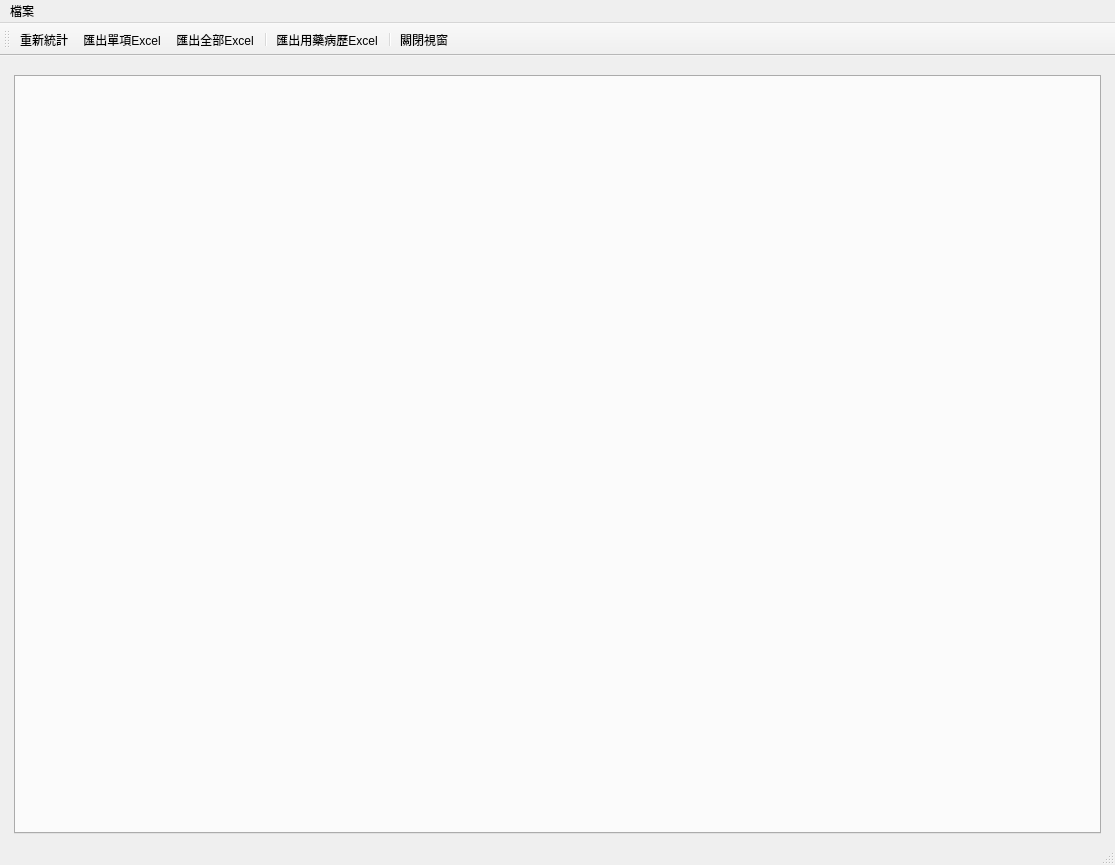
<?xml version="1.0" encoding="UTF-8"?>
<ui version="4.0">
 <class>WindowStatisticsMedicine</class>
 <widget class="QMainWindow" name="WindowStatisticsMedicine">
  <property name="geometry">
   <rect>
    <x>0</x>
    <y>0</y>
    <width>1115</width>
    <height>865</height>
   </rect>
  </property>
  <property name="windowTitle">
   <string>用藥統計</string>
  </property>
  <widget class="QWidget" name="centralwidget">
   <layout class="QHBoxLayout" name="horizontalLayout">
    <item>
     <layout class="QVBoxLayout" name="verticalLayout">
      <property name="leftMargin">
       <number>5</number>
      </property>
      <property name="topMargin">
       <number>10</number>
      </property>
      <property name="rightMargin">
       <number>5</number>
      </property>
      <item>
       <widget class="QTabWidget" name="tabWidget_statistics_medicine"/>
      </item>
     </layout>
    </item>
   </layout>
  </widget>
  <widget class="QToolBar" name="toolBar">
   <property name="windowTitle">
    <string>toolBar</string>
   </property>
   <property name="toolButtonStyle">
    <enum>Qt::ToolButtonTextUnderIcon</enum>
   </property>
   <attribute name="toolBarArea">
    <enum>TopToolBarArea</enum>
   </attribute>
   <attribute name="toolBarBreak">
    <bool>false</bool>
   </attribute>
   <addaction name="action_open_dialog"/>
   <addaction name="action_export_excel"/>
   <addaction name="action_export_excel_all"/>
   <addaction name="separator"/>
   <addaction name="action_export_detail_excel"/>
   <addaction name="separator"/>
   <addaction name="action_close"/>
  </widget>
  <widget class="QMenuBar" name="menubar">
   <property name="geometry">
    <rect>
     <x>0</x>
     <y>0</y>
     <width>1115</width>
     <height>29</height>
    </rect>
   </property>
   <widget class="QMenu" name="menu">
    <property name="title">
     <string>檔案</string>
    </property>
    <addaction name="action_export_excel"/>
   </widget>
   <addaction name="menu"/>
  </widget>
  <widget class="QStatusBar" name="statusbar"/>
  <action name="action_open_dialog">
   <property name="icon">
    <iconset>
     <normaloff>../icons/reload.svg</normaloff>../icons/reload.svg</iconset>
   </property>
   <property name="text">
    <string>重新統計</string>
   </property>
  </action>
  <action name="action_close">
   <property name="icon">
    <iconset>
     <normaloff>../icons/application-exit.svg</normaloff>../icons/application-exit.svg</iconset>
   </property>
   <property name="text">
    <string>關閉視窗</string>
   </property>
  </action>
  <action name="action_export_excel">
   <property name="icon">
    <iconset>
     <normaloff>../icons/document-export.svg</normaloff>../icons/document-export.svg</iconset>
   </property>
   <property name="text">
    <string>匯出單項Excel</string>
   </property>
  </action>
  <action name="action_export_excel_all">
   <property name="icon">
    <iconset>
     <normaloff>../icons/document-export.svg</normaloff>../icons/document-export.svg</iconset>
   </property>
   <property name="text">
    <string>匯出全部Excel</string>
   </property>
  </action>
  <action name="action_export_detail_excel">
   <property name="icon">
    <iconset>
     <normaloff>../icons/emblem-documents.png</normaloff>../icons/emblem-documents.png</iconset>
   </property>
   <property name="text">
    <string>匯出用藥病歷Excel</string>
   </property>
   <property name="toolTip">
    <string>匯出用藥病歷Excel</string>
   </property>
  </action>
 </widget>
 <resources/>
 <connections/>
</ui>
